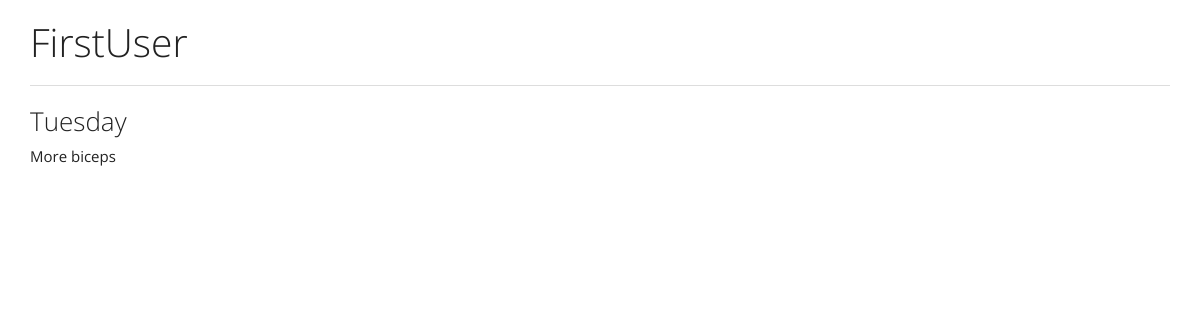
Before: /account/1/ with the older database file.
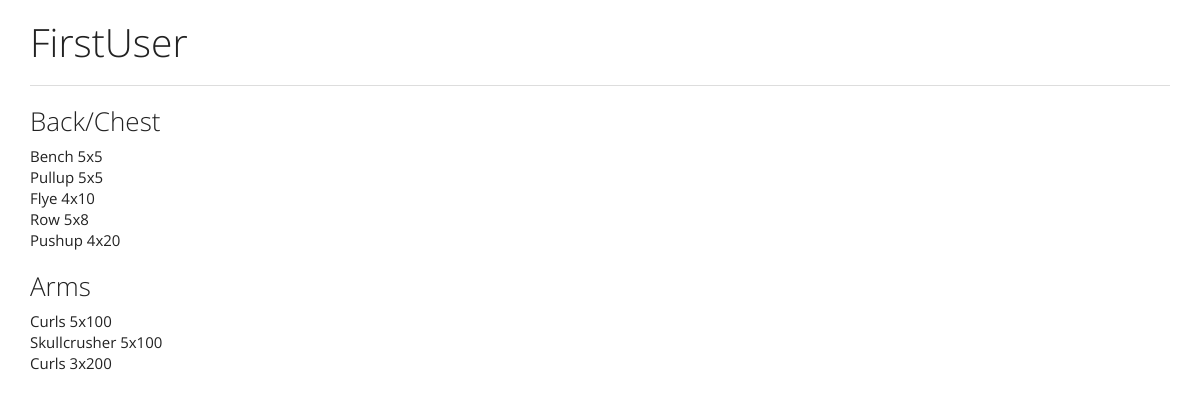
After: the same page with the newer database file.
### user_auth/models.py (models this page shows, shortened)
class Account(models.Model):
    user = models.OneToOneField(User)
    client = models.BooleanField(default=True)
    @property
    def workout_list(self):
        print(workout.models.Workout.objects.filter(account=self))
        return self.workout_set.all()

### workout/models.py (models this page shows)
class Workout(models.Model):
    account = models.ForeignKey(Account)
    name = models.CharField(max_length=30)
    info = models.TextField()
    time = models.DateTimeField(auto_now_add=True)
    archive = models.BooleanField(default=False)

### user_auth/views.py (the view)
# urls.py: url(r'^account/(?P<pk>\d+)/$', AccountDetailView.as_view(), name='account_detail_view'),
class AccountDetailView(DetailView):
    model = Account
    def get_context_data(self, **kwargs):
        context = super().get_context_data(**kwargs)
        context['clients'] = Account.objects.filter(client=True)
        return context

### templates/user_auth/account_detail.html
{% extends 'base.html' %}
{% block content %}
<h1>{{ account.user.username }}</h1>
<hr>
{% if request.user.account.client == False %}
{% include 'partials/_trainer_account.html' %}
{% else %}
{% for workout in account.workout_list %}
{% include 'partials/_workout_format.html' %}
{% endfor %}
{% endif %}
{% endblock %}

### templates/base.html (shortened to what this page needs)
{% load staticfiles %}
<!DOCTYPE html>
<html>
  <head>
    <link rel="stylesheet" href="{% static 'css/bootstrap.css' %}" media="screen">
    <link rel="stylesheet" type="text/css" href="{% static 'css/base.css' %}">
  </head>
  <body>
    <div class="container">
      {% block content %}
      {% endblock %}
    </div>
  </body>
</html>

### templates/partials/_workout_format.html
<h3>{{ workout.name }}</h3>
<p>{{ workout.info|linebreaks }}</p>

Changed rows visible on the page:
removed Workout: name "Tuesday", info "More biceps"
added Workout: name "Back/Chest", info "Bench 5x5 Pullup 5x5 Flye 4x10 Row 5x8 Pushup 4x20"
added Workout: name "Arms", info "Curls 5x100 Skullcrusher 5x100 Curls 3x200"
